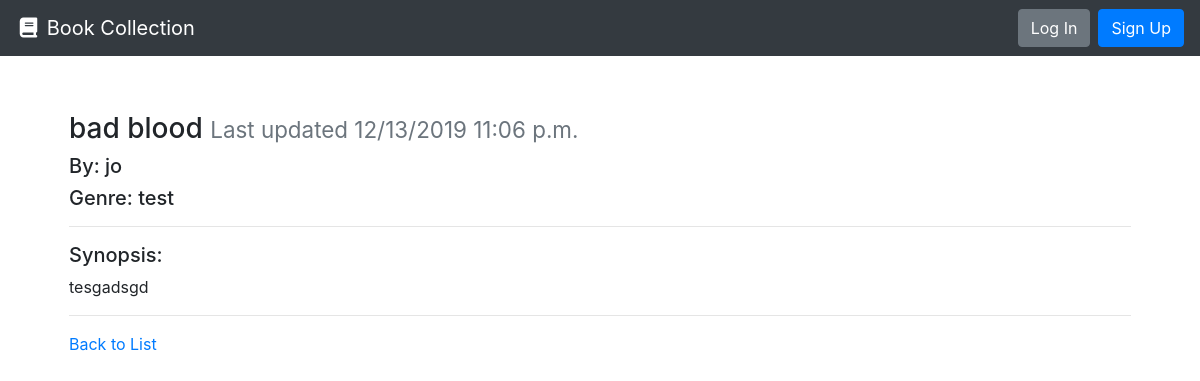
The app's page /bad-blood/ with its own data.
### books/models.py (models this page shows, shortened)
class Book(models.Model):
    title = models.CharField(max_length=settings.WIKI_PAGE_TITLE_MAX_LENGTH, unique=True)
    author = models.CharField(max_length=settings.WIKI_PAGE_TITLE_MAX_LENGTH, unique=True)
    genre = models.CharField(max_length=settings.WIKI_PAGE_TITLE_MAX_LENGTH)
    slug = models.CharField(max_length=settings.WIKI_PAGE_TITLE_MAX_LENGTH, blank=True, editable=False,
                            help_text="Unique URL path to access this page. Generated by the system.")
    synopsis = models.TextField()
    created = models.DateTimeField(auto_now_add=True,
                                   help_text="The date and time this page was created. Automatically generated when the model saves.")
    modified = models.DateTimeField(auto_now=True,
                                    help_text="The date and time this page was updated. Automatically generated when the model updates.")

### books/views.py (the view)
# urls.py: path('<str:slug>/', BookDetailView.as_view(), name='book-details-page'),
class BookDetailView(DetailView):
    model = Book
    def get(self, request, slug):
        bookQuery = self.get_queryset().get(slug__iexact=slug)
        return render(request, 'page.html', {
          'bookQuery': bookQuery
        })

### books/templates/page.html
{% extends "base.html" %}
{% block content %}
  <div class="row">
    <div class="col m-4">
      <h3>{{ bookQuery.title }} <small class="text-muted">Last updated {{ bookQuery.modified|date:"SHORT_DATETIME_FORMAT" }}</small></h3>
      <h5>By: {{ bookQuery.author}}</h5>
      <h5>Genre: {{ bookQuery.genre }}</h5>
      <hr>
      <h5>Synopsis:</h5>
      <p>{{ bookQuery.synopsis|linebreaksbr }}</p>
      <hr>
      <a href="{% url 'book-list-page' %}">Back to List</a>
    </div>
  </div>
{% endblock %}

### records on screen
Book: title "bad blood", modified "12/13/2019 11:06 p.m.", author "jo", genre "test", synopsis "tesgadsgd"
